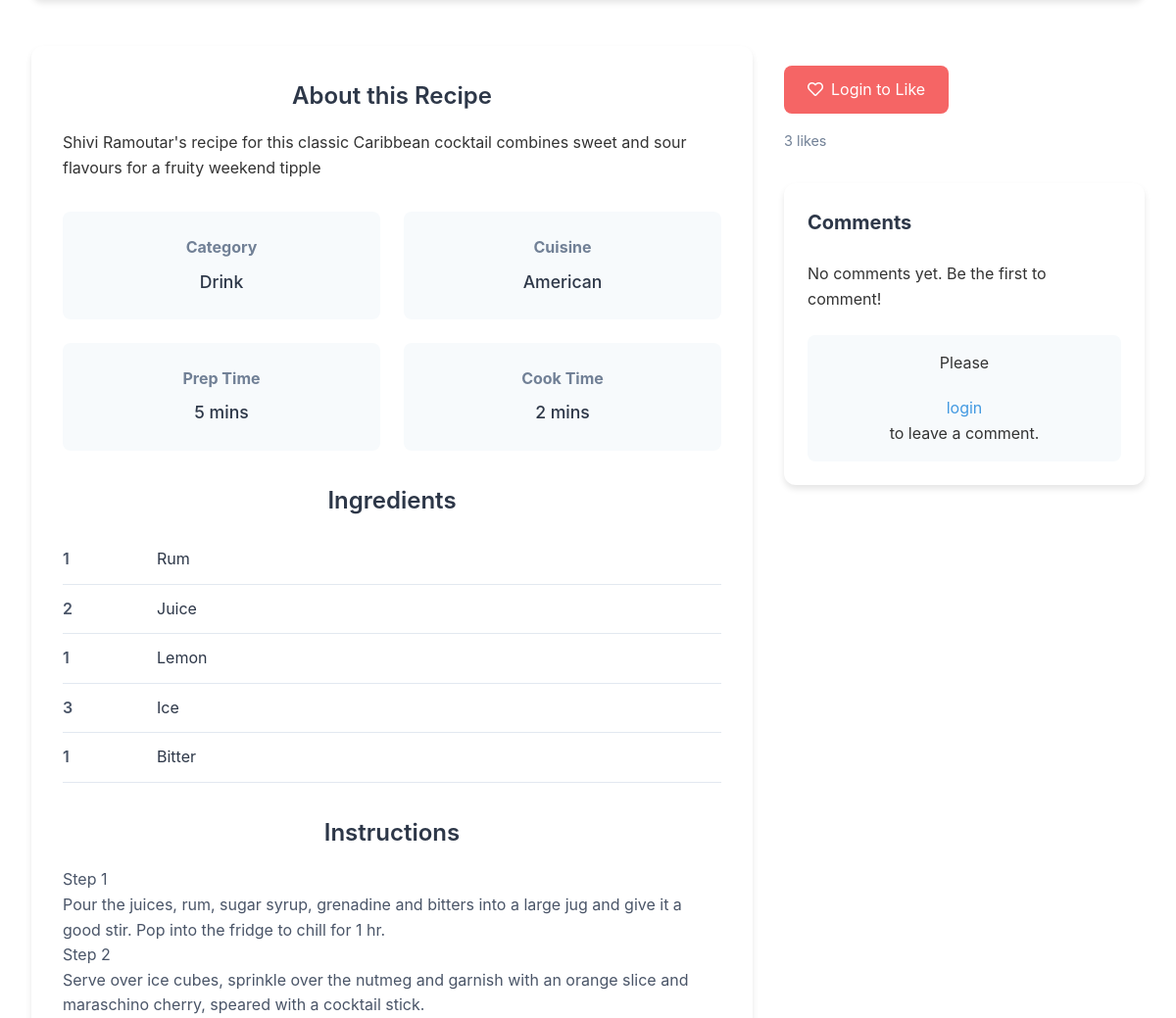
The app's page /recipes/8/ (middle part), older data.
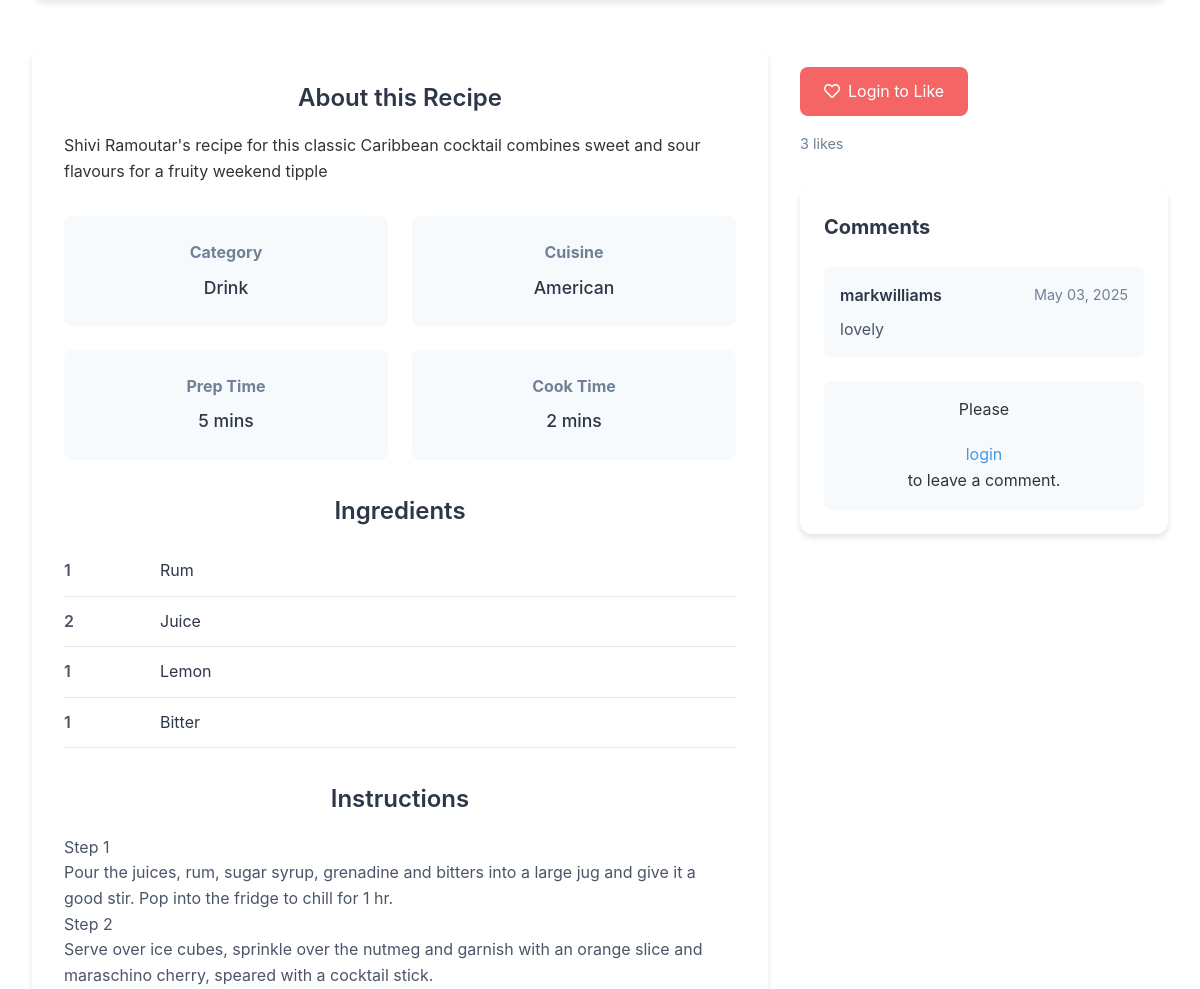
The same page, newer data.
### recipes/models.py (models this page shows, shortened)
class Ingredient(models.Model):
    recipe = models.ForeignKey(
        Recipe,
        on_delete=models.CASCADE,
        related_name='ingredients'
    )
    name = models.CharField(max_length=100)
    quantity = models.CharField(max_length=50)

### reviews/models.py (models this page shows, shortened)
class Comment(models.Model):
    user = models.ForeignKey(
        settings.AUTH_USER_MODEL,
        on_delete=models.CASCADE
    )
    recipe = models.ForeignKey(
        Recipe,
        on_delete=models.CASCADE,
        related_name='comments'
    )
    content = models.TextField()
    created_at = models.DateTimeField(auto_now_add=True)

### users/models.py (models this page shows)
class CustomUser(AbstractUser):
    bio = models.TextField(blank=True, null=True)
    profile_picture = CloudinaryField('image', blank=True, null=True)

### recipes/views.py (the view, shortened to what this page needs)
def recipe_detail(request, recipe_id):
    recipe = get_object_or_404(Recipe, id=recipe_id)
    likes_count = Like.objects.filter(recipe=recipe).count()
    comment_form = CommentForm()
    return render(request, 'recipes/recipe_detail.html', {
        'recipe': recipe,
        'likes_count': likes_count,
        'form': comment_form,
    })

### recipes/context_processors.py (called while the page is built)
def recipe_categories(request):
    category_field = Recipe._meta.get_field('category')
    cuisine_field = Recipe._meta.get_field('cuisine')
    category_choices = [choice[0] for choice in category_field.choices]
    cuisine_choices = [choice[0] for choice in cuisine_field.choices]
    return {
        'category_choices': category_choices,
        'cuisine_choices': cuisine_choices,
    }

### recipes/models.py (called while the page is built)
    @property
    def total_time(self):
        return self.prep_time + self.cook_time

### recipes/templates/recipes/recipe_detail.html (shortened to what this page needs)
{% extends 'base.html' %}
{% block content %}
<div class="recipe-detail-container">
  <div class="recipe-content">
    <div class="recipe-main-info">
      <div class="recipe-description">
        <h2>About this Recipe</h2>
        <p>{{ recipe.description }}</p>
      </div>
      <div class="recipe-details-grid">
        <div class="detail-card">
          <h3>Category</h3>
          <p>{{ recipe.category }}</p>
        </div>
        <div class="detail-card">
          <h3>Cuisine</h3>
          <p>{{ recipe.cuisine }}</p>
        </div>
        <div class="detail-card">
          <h3>Prep Time</h3>
          <p>{{ recipe.prep_time }} mins</p>
        </div>
        <div class="detail-card">
          <h3>Cook Time</h3>
          <p>{{ recipe.cook_time }} mins</p>
        </div>
      </div>
      <div class="recipe-ingredients">
        <h2>Ingredients</h2>
        <ul class="ingredients-list">
          {% for ingredient in recipe.ingredients.all %}
            <li class="ingredient-item">
              <span class="ingredient-quantity">{{ ingredient.quantity }}</span>
              <span class="ingredient-name">{{ ingredient.name }}</span>
            </li>
          {% endfor %}
        </ul>
      </div>
      <div class="recipe-instructions">
        <h2>Instructions</h2>
        <div class="instructions-content">
          {{ recipe.instructions|linebreaks }}
        </div>
      </div>
    </div>
    <div class="recipe-sidebar">
      <div class="recipe-actions">
        {% if user.is_authenticated %}
          {% if user in recipe.likes.all %}
            <button class="btn-like liked" disabled>
              <i class="fas fa-heart"></i> Liked
            </button>
          {% else %}
            <form method="POST" class="like-form">
              {% csrf_token %}
              <button type="submit" class="btn-like">
                <i class="far fa-heart"></i> Like
              </button>
            </form>
          {% endif %}
        {% else %}
          <a href="{% url 'login' %}" class="btn-like">
            <i class="far fa-heart"></i> Login to Like
          </a>
        {% endif %}
        <span class="likes-count">{{ likes_count }} likes</span>
      </div>
      <div class="recipe-comments">
        <h3>Comments</h3>
        <div class="comments-list">
          {% for comment in recipe.comments.all %}
            <div class="comment">
              <div class="comment-header">
                <span class="comment-author">{{ comment.user.username }}</span>
                <span class="comment-date">{{ comment.created_at|date:"M d, Y" }}</span>
              </div>
              <p class="comment-content">{{ comment.content }}</p>
            </div>
          {% empty %}
            <p class="no-comments">No comments yet. Be the first to comment!</p>
          {% endfor %}
        </div>
        {% if user.is_authenticated %}
          <div class="comment-form">
            <h4>Add a comment</h4>
            <form action="{% url 'add_comment' recipe.id %}" method="POST">
              {% csrf_token %}
              {{ form.as_p }}
              <button type="submit" class="btn-submit">Post Comment</button>
            </form>
          </div>
        {% else %}
          <div class="login-prompt">
            <p>Please <a href="{% url 'login' %}">login</a> to leave a comment.</p>
          </div>
        {% endif %}
      </div>
    </div>
  </div>
</div>
{% endblock %}

Row changes from the older to the newer data that the page shows:
removed Ingredient: quantity "3", name "Ice"
added Comment: user.username "markwilliams", created_at "May 03, 2025", content "lovely"
Text that changed along with them:
text no longer shown: "No comments yet. Be the first to comment!"
